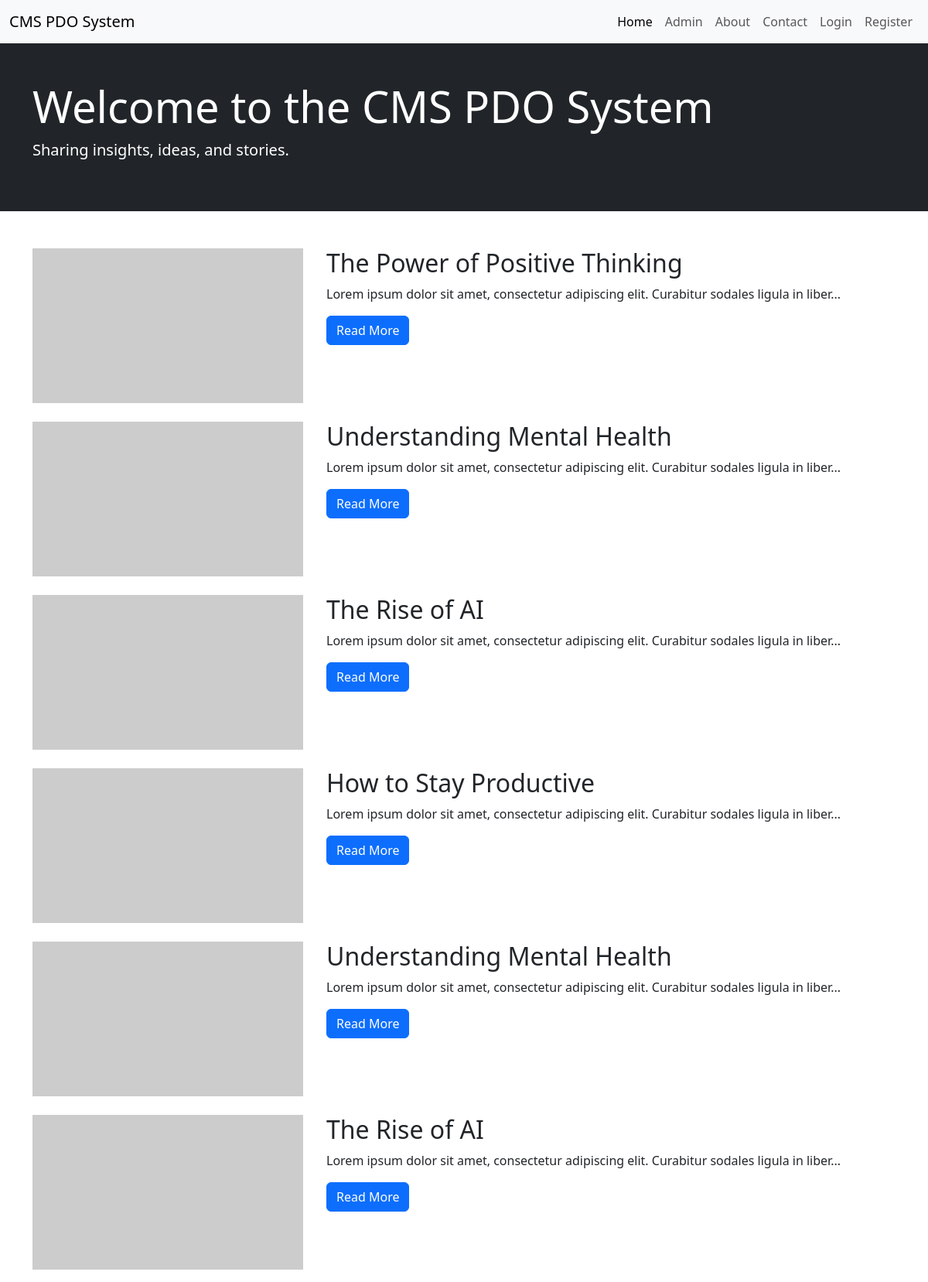
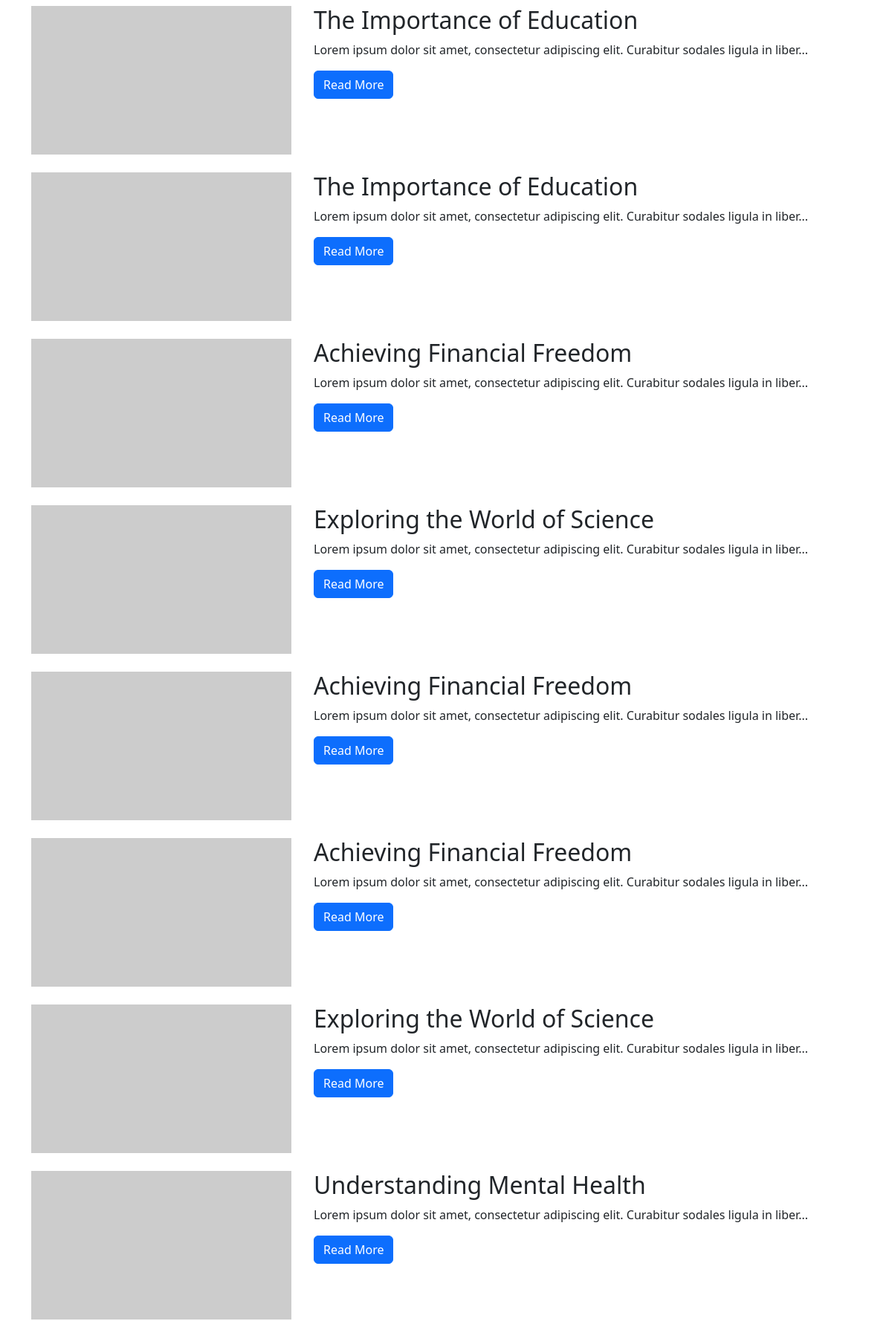
The page / (upper part) on the database its author committed (2 pictures, top to bottom).
### tables this page shows
CREATE TABLE `articles` (
  `id` int(11) UNSIGNED NOT NULL,
  `title` varchar(255) NOT NULL,
  `content` text NOT NULL,
  `user_id` int(11) UNSIGNED NOT NULL,
  `image` varchar(255) DEFAULT NULL,
  `created_at` timestamp NOT NULL DEFAULT current_timestamp(),
  `updated_at` timestamp NOT NULL DEFAULT current_timestamp() ON UPDATE current_timestamp()
);

### helpers.php (called while the page is built, shortened)
<?php
function base_url($path = ""){
    $protocol = isset($_SERVER['HTTPS']) && $_SERVER['HTTPS'] !== "off" ? 'https://' : 'http://';
    $host = $_SERVER['HTTP_HOST'];
    $baseUrl = $protocol . $host . '/' . PROJECT_DIR;
    return $baseUrl . '/' . ltrim($path, '/');
}
function isLoggedIn()
{
    if(isset($_SESSION['user_id'])){
        return true;
    } else {
        return false;
    }
}

### autoloader.php (called while the page is built, shortened)
<?php
spl_autoload_register(function($class_name){
    $directory = __DIR__ . "/classes/";
    $file = $directory . $class_name . ".php";
});

### classes/Article.php (called while the page is built, shortened)
<?php
class Article {
    private $conn;
    private $table = 'articles';
    public function __construct()
    {
        $database = new Database();
        $this->conn = $database->getConnection();
    }
    public function getExcerpt($content, $length = 100)
    {
        if(strlen($content) > $length){
            return substr($content, 0, $length) . "...";
        }
        return $content;
    }
    public function get_all()
    {
        $query = "SELECT * FROM " . $this->table . " ORDER BY id DESC";
        $stmt = $this->conn->prepare($query);
        $stmt->execute();
        return $stmt->fetchAll(PDO::FETCH_OBJ);
    }
}

### classes/Database.php (called while the page is built, shortened)
<?php
class Database {
    private $host = DB_HOST;
    private $db_name = DB_NAME;
    private $username = DB_USER;
    private $password = DB_PASS;
    public function getConnection(){
        $this->conn = null;
        try {
           $this->conn = new PDO("mysql:host={$this->host};dbname={$this->db_name}", $this->username, $this->password);
           $this->conn->setAttribute(PDO::ATTR_ERRMODE, PDO::ERRMODE_EXCEPTION);
        }catch (PDOException $exception) {
            echo "Connection error" . $exception->getMessage();
        }
        return $this->conn;
    }
}

### index.php (the view, shortened to what this page needs)
<?php
require_once "partials/header.php";
include base_path("partials/navbar.php");
include base_path("partials/hero.php");
$article = new Article();
$articles = $article->get_all();
?>
<main class="container my-5">
    <?php if(!empty($articles)): ?>
    <?php foreach ($articles as $articleItem): ?>
    <div class="row mb-4">
        <div class="col-md-4">
            <?php if(!empty($articleItem->image)): ?>
                <a href="<?php echo base_url("article.php?id=$articleItem->id"); ?>"><img
                        src="<?php echo htmlspecialchars($articleItem->image)?>"
                        class="img-fluid"
                        alt="Blog Post Image"
                        style="width: 350px;height: 200px"
                ></a>
         <?php endif; ?>
        </div>
        <div class="col-md-8">
            <h2><?php echo htmlspecialchars($articleItem->title); ?></h2>
            <p>
               <?php echo htmlspecialchars($article->getExcerpt($articleItem->content, 90)) ?>
            </p>
            <a href="article.php?id=<?php echo $articleItem->id; ?>" class="btn btn-primary">Read More</a>
        </div>
    </div>
   <?php endforeach; ?>
    <?php endif; ?>
</main>
<?php
include "partials/footer.php";
?>

### partials/header.php (shortened to what this page needs)
<!DOCTYPE html>
<html lang="en">
<head>
    <link
        href="https://cdn.jsdelivr.net/npm/bootstrap@5.3.0/dist/css/bootstrap.min.css"
        rel="stylesheet"
    >
    <link rel="stylesheet" href="assets/css/styles.css">
</head>
<body>

### partials/navbar.php (shortened to what this page needs)
<nav class="navbar navbar-expand-lg navbar-light bg-light">
    <div class="container-fluid">
        <a class="navbar-brand" href="<?php echo base_url("index.php"); ?>">CMS PDO System</a>
        <div
            class="collapse navbar-collapse"
            id="navbarNav"
        >
            <ul class="navbar-nav ms-auto">
                <li class="nav-item">
                    <a class="nav-link active" aria-current="page" href="<?php echo base_url("index.php"); ?>">Home</a>
                </li>
                <li class="nav-item">
                    <a class="nav-link" href="<?php echo base_url("admin.php"); ?>">Admin</a>
                </li>
                <li class="nav-item">
                    <a class="nav-link" href="<?php echo base_url("about.php"); ?>">About</a>
                </li>
                <li class="nav-item">
                    <a class="nav-link" href="<?php echo base_url("contact.php"); ?>">Contact</a>
                </li>
                <?php if(!isLoggedIn()): ?>
                <li class="nav-item">
                    <a class="nav-link" href="<?php echo base_url("login.php"); ?>">Login</a>
                </li>
                <li class="nav-item">
                    <a class="nav-link" href="<?php echo base_url("register.php"); ?>">Register</a>
                </li>
                <?php endif; ?>
            </ul>
        </div>
    </div>
</nav>

### partials/hero.php
<header class="bg-dark text-white py-5">
    <div class="container">
        <h1 class="display-4">Welcome to the CMS PDO System</h1>
        <p class="lead">
            Sharing insights, ideas, and stories.
        </p>
    </div>
</header>

### partials/footer.php (shortened to what this page needs)
</body>
</html>

### assets/css/styles.css (style rules this page uses)
main.container { margin-bottom: 150px!important; }

### rows shown on the page
articles: title "The Power of Positive Thinking", content "Lorem ipsum dolor sit amet, consectetur adipiscing elit. Curabitur sodales ligula in liber..."
articles: title "Understanding Mental Health", content "Lorem ipsum dolor sit amet, consectetur adipiscing elit. Curabitur sodales ligula in liber..."
articles: title "The Rise of AI", content "Lorem ipsum dolor sit amet, consectetur adipiscing elit. Curabitur sodales ligula in liber..."
articles: title "How to Stay Productive", content "Lorem ipsum dolor sit amet, consectetur adipiscing elit. Curabitur sodales ligula in liber..."
articles: title "Understanding Mental Health", content "Lorem ipsum dolor sit amet, consectetur adipiscing elit. Curabitur sodales ligula in liber..."
articles: title "The Rise of AI", content "Lorem ipsum dolor sit amet, consectetur adipiscing elit. Curabitur sodales ligula in liber..."
articles: title "The Importance of Education", content "Lorem ipsum dolor sit amet, consectetur adipiscing elit. Curabitur sodales ligula in liber..."
articles: title "The Importance of Education", content "Lorem ipsum dolor sit amet, consectetur adipiscing elit. Curabitur sodales ligula in liber..."
articles: title "Achieving Financial Freedom", content "Lorem ipsum dolor sit amet, consectetur adipiscing elit. Curabitur sodales ligula in liber..."
articles: title "Exploring the World of Science", content "Lorem ipsum dolor sit amet, consectetur adipiscing elit. Curabitur sodales ligula in liber..."
articles: title "Achieving Financial Freedom", content "Lorem ipsum dolor sit amet, consectetur adipiscing elit. Curabitur sodales ligula in liber..."
articles: title "Achieving Financial Freedom", content "Lorem ipsum dolor sit amet, consectetur adipiscing elit. Curabitur sodales ligula in liber..."
articles: title "Exploring the World of Science", content "Lorem ipsum dolor sit amet, consectetur adipiscing elit. Curabitur sodales ligula in liber..."
articles: title "Understanding Mental Health", content "Lorem ipsum dolor sit amet, consectetur adipiscing elit. Curabitur sodales ligula in liber..."
